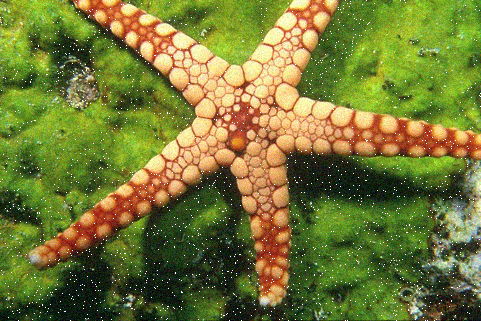
#> input picture images/noisy-test/12003.png, 481 x 321 px, given in place of 8049.png, which was not available
$ jupyter execute asn1-q1.ipynb   (shell and % lines are left out)   (older library calls are emulated)   (text cells are left out)
#> lines starting #> are read from the running program, lines starting #| are printed output that depends on the picture
[cell 1]
# Handing this in, I know I'm not done, but I want to be able to wrap my head
# around these vectors even if I don't get credit
# If I can get help after the weekend I'd appreciate it
#
# code hosted at github.com/satiowadahc/CMPT487A1

import numpy as np
import skimage.util as util

def vector_median(I, radius):

    # Check for float
    if I.dtype == 'uint8':
        I = util.img_as_float(I)

    #set dimensions
    maxX = I.shape[0]
    maxY = I.shape[1]

    # Loop over all the pixels
    for r in range(0, maxX-1):
        for c in range(0, maxY-1):

            # Creating Y vector
            yVector = []
            xVector = []

            print('Centered at: ', r, c)
            # pixel centred around r,c
            for xr in range(-radius, radius+1, 1):
                # Avoid edges
                if 0 > xr+r or maxX < xr+r:
                    print('Skipping: ', xr + r, ', ', c)
                    pass
                else:
                    print('Adding: ', xr + r, ', ', c)
                    xVector.append(I[xr+r, c])
            for xr in range(-radius, radius+1, 1):
                for yr in range(-radius, radius+1, 1):
                    # Avoid edges
                    if 0 > yr+c or maxY < yr+c:
                        print('Skipping: ', r, ', ', yr + c)
                        pass
                    if 0 > xr+r or maxX < xr+r:
                        print('Skipping: ', xr + r, ', ', c)
                        pass
                    else:
                        print('Adding: ', r, ', ', yr + c)
                        yVector.append(I[xr+r, yr+c])

            yV = np.tile(yVector, (3, 1, 1))

            print('yVector')
            print(np.asarray(yVector))
            print('xVector')
            print(np.asarray(xVector))
            print('yV')
            print(np.asarray(yV))

    plt.imshow(np.asarray(yVector))
    return

[cell 2]
# on linux '/images/noisy/8049.png'
# on windows 'C:/Users/woita/PycharmProjects/CMPT487A1/images/noisy/8049.png'

import skimage.io as io
import matplotlib.pyplot as plt
import numpy as np
i = io.imread('images/noisy/8049.png')
#> i is the input picture: shape (321, 481, 3); mean R, G, B 115.9, 120.7, 53.1

test = []

for xp in range(5):
    for yp in range(5):
        # print(i[xp][yp], end=' ')
        test.append(i[xp][yp])
    print(' ')
#> after the loop, test = 25 items, first 6: [77, 83, 51], [82, 64, 42], [95, 85, 37], [116, 149, 69], [130, 123, 83], [111, 123, 77]


# Testing on small subset to help figure this out
t = np.reshape(np.asarray(test), [5, 5, 3])

vector_median(t, 1)
plt.imshow(t)
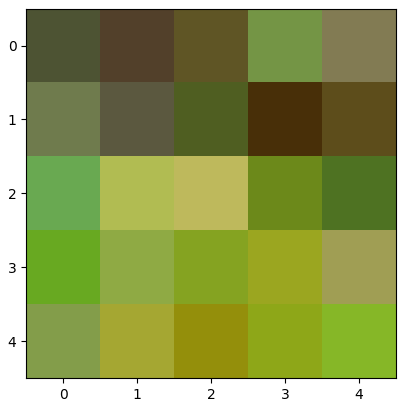
#> figure drawn by matplotlib, 1 panel

[cell 3]
# Some modules you might need.

import skimage.io as io
import os as os
import skimage.filters as filt
import skimage.measure as meas
import skimage.util as util
import numpy as np


# For every file in the noisy images folder...
for root, dirs, files in os.walk('images/noisy-test'):
    for filename in files:

        # construct the full filename
        fname = os.path.join(root, filename)

        # In case these metadata files show up in the folders, ignore them.
        if filename == '.DS_Store':
            continue

        # Process image noisy file 'fname' here.  The images have the same filenames name in the
        # noisy, noisy-test, and noiseless folders.  You'll have to construct the path to the
        # noiseless images yourself.  It's easy using os.path.join(), as above.


$ run again, on images/noiseless/100080.png
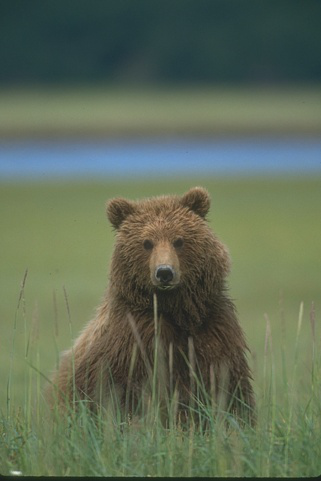
#> input picture images/noiseless/100080.png, 321 x 481 px, given in place of 8049.png, which was not available
#> i is the input picture: shape (481, 321, 3); mean R, G, B 95.8, 108, 87.5
#> after the loop `for xp in range(5):`: test = 25 items, first 6: [33, 57, 57], [33, 57, 57], [32, 56, 56], [32, 56, 56], [32, 56, 56], [33, 57, 57]
#> `[cell 2] # on linux '/images/noisy/8049.png' # on windows 'C:/Users/wo..`:
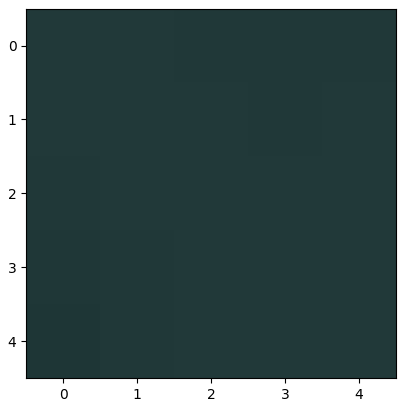
#> figure drawn by matplotlib, 1 panel

$ run again, on images/noiseless/100098.png
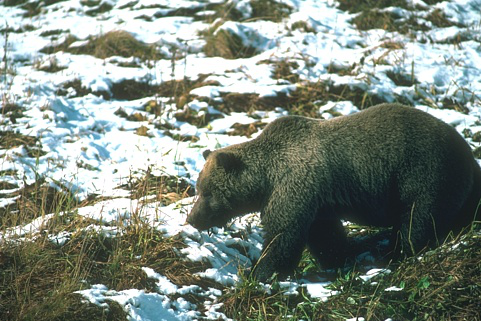
#> input picture images/noiseless/100098.png, 481 x 321 px, given in place of 8049.png, which was not available
#> i is the input picture: shape (321, 481, 3); mean R, G, B 124.8, 135.2, 125
#> after the loop `for xp in range(5):`: test = 25 items, first 6: [138, 146, 165], [181, 186, 205], [178, 180, 192], [151, 150, 156], [105, 107, 104], [174, 187, 196]
#> `[cell 2] # on linux '/images/noisy/8049.png' # on windows 'C:/Users/wo..`:
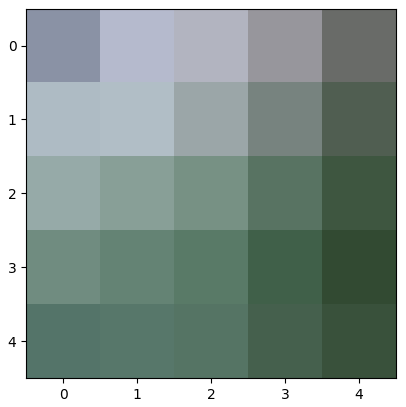
#> figure drawn by matplotlib, 1 panel
